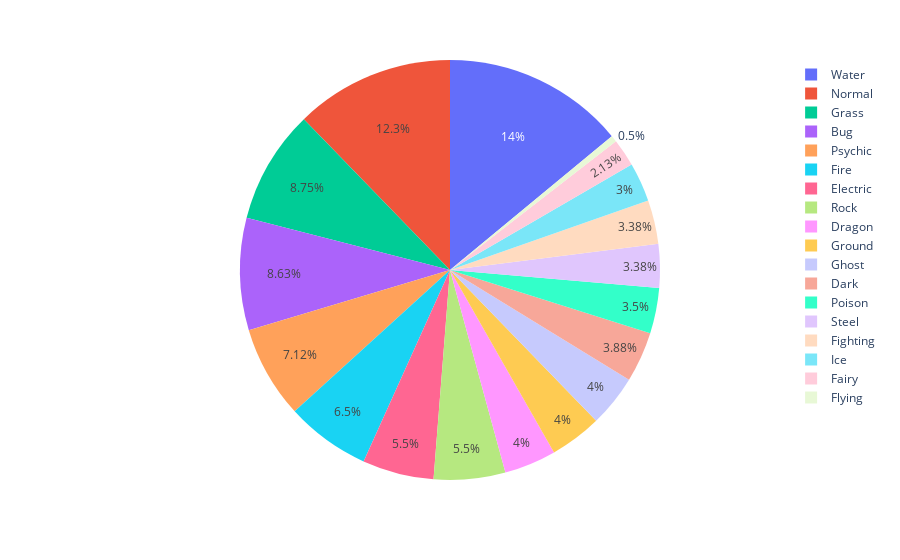

Source (notebook cell):
### Code cell
type_counts = df.Type1.value_counts()

fig = px.pie(values=type_counts.values,names=type_counts.index)
fig.show()

### Figure 1 — Plotly figure (JSON) as saved in the notebook; plotly's stock layout.template omitted (floating-point values rounded to 4 significant figures)
{"data": [{"domain": {"x": [0, 1], "y": [0, 1]}, "hovertemplate": "label=%{label}<br>value=%{value}<extra></extra>", "labels": ["Water", "Normal", "Grass", "Bug", "Psychic", "Fire", "Electric", "Rock", "Dragon", "Ground", "Ghost", "Dark", "Poison", "Steel", "Fighting", "Ice", "Fairy", "Flying"], "legendgroup": "", "name": "", "showlegend": true, "type": "pie", "values": [112, 98, 70, 69, 57, 52, 44, 44, 32, 32, 32, 31, 28, 27, 27, 24, 17, 4]}], "layout": {"legend": {"tracegroupgap": 0}, "margin": {"t": 60}}}
